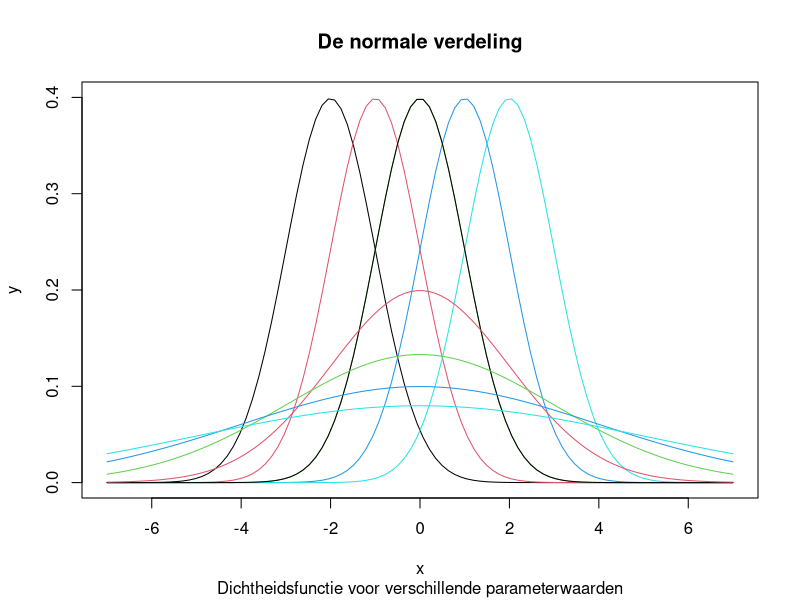
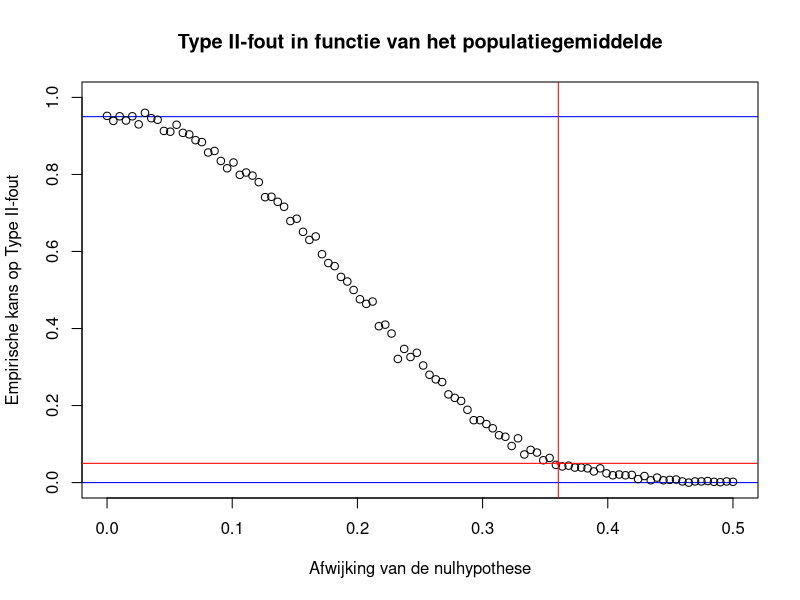
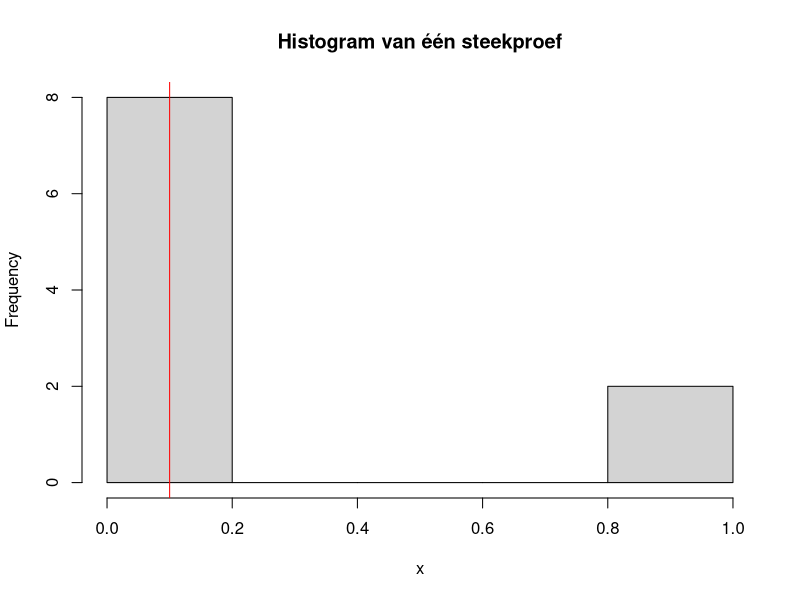
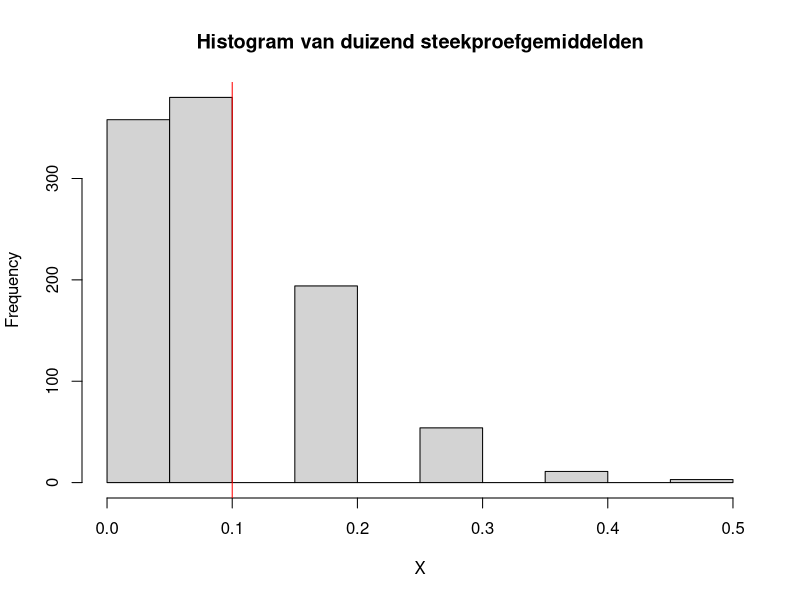
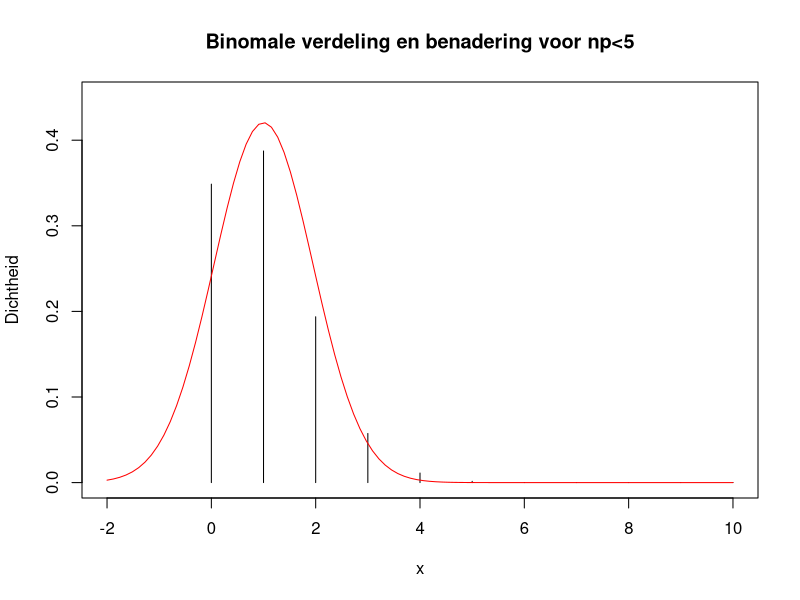

Generate these figures, in order, with R:
### Voorbeeld
rnorm(10, 5, 1)
rbinom(10, 10, 0.2)

### Voorbeeld
x = seq(-7, 7, length=100)
plot(c(-7,7), c(0,0.4), type='n',
     xlab="x", ylab="y", main = "De normale verdeling",
     sub="Dichtheidsfunctie voor verschillende parameterwaarden")
for (k in -2:2) {lines(x,dnorm(x,k,1),col=k+3)}
for (k in 1:5) {lines(x,dnorm(x,0,k),col=k)}

### Voorbeeld
tt = t.test(x,mu=1); tt
attributes(tt)
tt$statistic
tt$p.value

### Oefening
n = 0
for (m in 1:1000) {
  x = rnorm(100)
  if (t.test(x)$p.value<0.05) {n = n+1}
}
n
## Van 1000 steekproeven zullen er telkens ongeveer 50 abusievelijk worden verworpen: dit komt natuurlijk overeen met het significantieniveau.

## Volgend stukje code giet voorgaande in een functie die voor het vervolg kan worden gebruikt
functie = function (mu=0) {
  n = 0
  for (m in 1:1000) {
    x = rnorm(100,mu)
    if (t.test(x)$p.value<0.05) {n = n+1}
  }
  n  
}
functie() # functie-aanroep met standaard-invoer mu=0
functie(1) # functie-aanroep met mu=1: de nulhypothese wordt (altijd) verworpen

### Oefening
plot(c(0,.5), c(0,1), type='n',xlab="Afwijking van de nulhypothese",
     ylab="Empirische kans op Type II-fout",
     main="Type II-fout in functie van het populatiegemiddelde")
abline(h=c(0,.95),col='blue')
for (k in seq(0,0.5,length=100)) {points(k,1-functie(k)/1000)}
# De type II-fout daalt van 1-alpha voor zeer kleine verschillen (de betrouwbaarheid) tot 0 voor zeer grote verschillen |mu1-mu0|
D = (qnorm(.975)+qnorm(.95))/sqrt(100); D
points(D,.05,col='red',pch='*'); abline(h=.05,col='red'); abline(v=D,col='red')
# Het onderscheidend vermogen, het verschil dat in 95% van de gevallen zal worden ontdekt is hier 0.36 (reken bovenstaande formule na!)

### Oefening
X = NULL
P = NULL
n = 10
p = 0.1
for (i in 1:1000)  {
  x = rbinom(n,1,p)
  X = c(X,mean(x))
  P = c(P,t.test(x,mu=p)$p.value)
}
table(P<0.05)
# In ongeveer een derde van de gevallen wordt de ware nulhypothese verworpen ondanks het gebruikte 5%-significantieniveau. Dit komt uiteraard omdat de veronderstelde verdeling van de teststatistiek ongeldig is.
x=rbinom(n,1,p)
hist(x, main="Histogram van één steekproef"); abline(v=0.1, col='red')
hist(X, main="Histogram van duizend steekproefgemiddelden"); abline(v=0.1, col='red')
## Voor een zeer scheve verdeling (hist(x)) is ook het gemiddelde van een niet al te grote steekproef nog scheef (hist(X)). De p-waarde op basis van de symmetrische t-statistiek is derhalve niet betrouwbaar. Het significantieniveau van 5% resulteert hier kennelijk in een veel grotere type I-fout.
y = 0:10
d = dbinom(y,10,.1)
plot(c(-2,10), c(0,.45), type='n', xlab="x", ylab="Dichtheid",
     main="Binomale verdeling en benadering voor np<5")
lines(y,d,type='h')
Y = seq(-2,10,length=100)
lines(Y, dnorm(Y,1,sqrt(.9)), col='red')
round(rbind(y = 0:10,
            binom = d,
            norm = pnorm(y+0.5,1,sqrt(.9))-pnorm(y-0.5,1,sqrt(.9)) ),
      digits=2)
## De exacte verdeling van het aantal successen (y) is binomiaal (d). De normale benadering die de teststatistiek veronderstelt, geldt dan ook geenszins want np=1<5.

### Oefening
X = NULL
P = NULL
Q = NULL
for (i in 1:1000)  {
  x = rnorm(50,0,1)
  y = rnorm(50,0,10)
  P = c(P,t.test(x,y, var.equal=FALSE)$p.value)
  Q = c(Q,t.test(x,y, var.equal=TRUE)$p.value)
}
rbind(table(P<0.05),table(Q<0.05))
# In het geval van gelijke steekproefgrootten zijn de verschillen niet noodzakelijk erg groot (hoewel ze in een concrete testsituatie natuurlijk wel het verschil kunnen maken tussen significant en niet-significant)
X = NULL
P = NULL
Q = NULL
for (i in 1:1000)  {
  x = rnorm(50,0,1)
  y = rnorm(500,0,10)
  P = c(P,t.test(x,y, var.equal=FALSE)$p.value)
  Q = c(Q,t.test(x,y, var.equal=TRUE)$p.value)
}
rbind(table(P<0.05),table(Q<0.05))
# Als de steekproeven een andere omvang hebben blijft de type I-fout bij de test voor verschillende varianties betrouwbaar. De test op basis van de gepoolde variantieschatting is echter helemaal niet meer betrouwbaar.